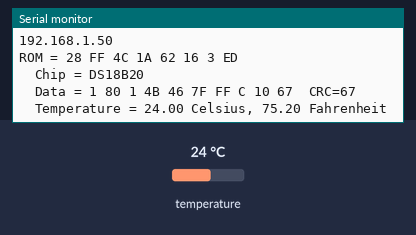
A sketch run on a simulated ESP8266 (NodeMCU). Shown: the last lines printed to the serial monitor. The inputs (shaded band) are chosen by the test bench; at power-on: temperature 24 °C. WiFi joins after 1.5 s; servers stay silent unless stated.

Above: at 2.7 s.
2.8 s: temperature set to 12 °C
At 8.2 s:
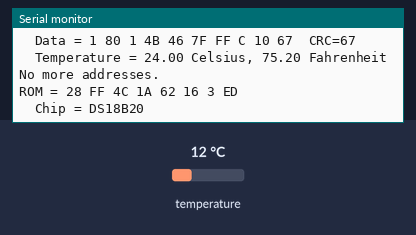
10.3 s: temperature set to 28 °C
At 14.1 s:
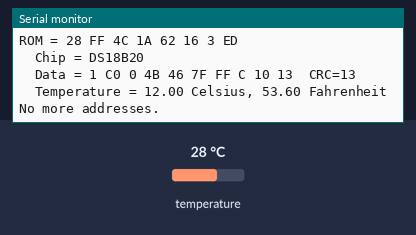
22.9 s: temperature set to 33 °C
At 28.5 s:
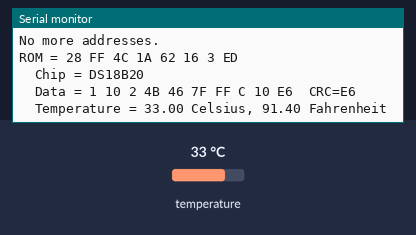
35.6 s: temperature set to 7 °C
At 41.3 s:
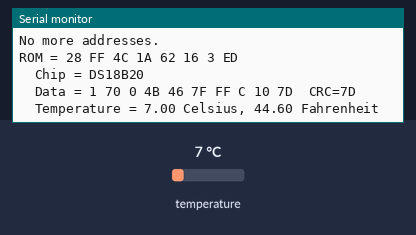
48.2 s: temperature set to 10 °C
At 54.0 s:
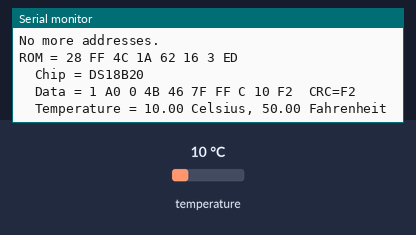
60.8 s: temperature set to 8 °C
At 66.8 s:
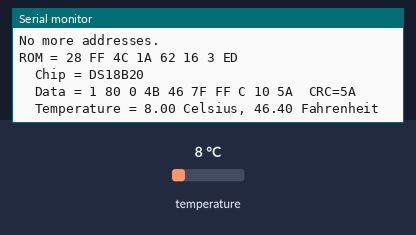
Timing chart, 0 to 68.3 s (numbered marks = the images above; inputs shaded):
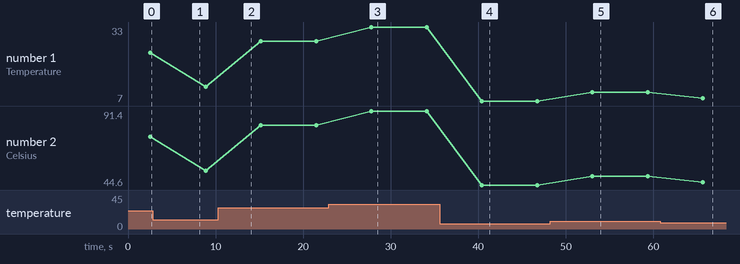

Measured:
- after the input at 22.9 s, the serial monitor: prints a new line after 4.9 s (image 3)
- after the input at 35.6 s, the serial monitor: prints a new line after 4.8 s (image 4)
- after the input at 48.2 s, the serial monitor: prints a new line after 4.8 s (image 5)
- after the input at 60.8 s, the serial monitor: prints a new line after 4.9 s (image 6)
- plotted number 1: 24 → 12 after the input at 2.8 s, 28 → 33 after the input at 22.9 s, 10 → 8 after the input at 60.8 s
- plotted number 2: 75.2 → 53.6 after the input at 2.8 s, 53.6 → 82.4 after the input at 10.3 s, 82.4 → 91.4 after the input at 22.9 s, 91.4 → 44.6 after the input at 35.6 s, 44.6 → 50 after the input at 48.2 s

The sketch:

18b20_to_nodemcu.ino
```cpp
#include <ESP8266WiFi.h>
#include <OneWire.h>

const char* ssid     = "xxxxxxxxxxxxx"; // Your ssid
const char* password = "xxxxxxxxxxxxx"; // Your Password

OneWire  ds(4);  // on pin 2 (a 4.7K resistor is really necessary!)
WiFiServer server(80); //you can change port but 80 is standard

void setup() {
Serial.begin(9600);  // i think it works better with this baudrate
delay(20);

// Connect to your WiFi network
Serial.println();
Serial.println();
Serial.print("Connecting to... ");
Serial.println(ssid);

WiFi.begin(ssid, password);

while (WiFi.status() != WL_CONNECTED) {
delay(500);
Serial.print(".");
}
Serial.println("");
Serial.println("WiFi connected");

// Start the server
server.begin();
Serial.println("Server started");

// Print the IP address
Serial.println(WiFi.localIP());  // this prints the IP address for later use in your browser
}

void loop() {

byte i;
byte present = 0;
byte type_s;
byte data[12];
byte addr[8];
float celsius, fahrenheit;

if ( !ds.search(addr)) {
Serial.println("No more addresses.");
Serial.println();
ds.reset_search();
delay(250);
return;
}

Serial.print("ROM =");
for ( i = 0; i < 8; i++) {
Serial.write(' ');
Serial.print(addr[i], HEX);
}

if (OneWire::crc8(addr, 7) != addr[7]) {
Serial.println("CRC is not valid!");
return;
}
Serial.println();

// the first ROM byte indicates which chip
switch (addr[0]) {
case 0x10:
Serial.println("  Chip = DS18S20");  // or old DS1820
type_s = 1;
break;
case 0x28:
Serial.println("  Chip = DS18B20");  // This one is in the instructable
type_s = 0;
break;
case 0x22:
Serial.println("  Chip = DS1822");
type_s = 0;
break;
default:
Serial.println("Device is not a DS18x20 family device.");
return;
}

ds.reset();
ds.select(addr);
ds.write(0x44, 1);        // start conversion, with parasite power on at the end

delay(1000);     // maybe 750ms is enough, maybe not
// we might do a ds.depower() here, but the reset will take care of it.

present = ds.reset();
ds.select(addr);
ds.write(0xBE);         // Read Scratchpad

Serial.print("  Data = ");
Serial.print(present, HEX);
Serial.print(" ");
for ( i = 0; i < 9; i++) {           // we need 9 bytes
data[i] = ds.read();
Serial.print(data[i], HEX);
Serial.print(" ");
}
Serial.print(" CRC=");
Serial.print(OneWire::crc8(data, 8), HEX);
Serial.println();

int16_t raw = (data[1] << 8) | data[0];
if (type_s) {
raw = raw << 3; // 9 bit resolution default
if (data[7] == 0x10) {
// "count remain" gives full 12 bit resolution
raw = (raw & 0xFFF0) + 12 - data[6];
}
} else {
byte cfg = (data[4] & 0x60);
// at lower res, the low bits are undefined, so let's zero them
if (cfg == 0x00) raw = raw & ~7;  // 9 bit resolution, 93.75 ms
else if (cfg == 0x20) raw = raw & ~3; // 10 bit res, 187.5 ms
else if (cfg == 0x40) raw = raw & ~1; // 11 bit res, 375 ms
//// default is 12 bit resolution, 750 ms conversion time
}
celsius = (float)raw / 16.0;
fahrenheit = celsius * 1.8 + 32.0;
Serial.print("  Temperature = ");
Serial.print(celsius);
Serial.print(" Celsius, ");
Serial.print(fahrenheit);
Serial.println(" Fahrenheit");

WiFiClient client = server.available();
client.println("HTTP/1.1 200 OK");
client.println("Content-Type: text/html");
client.println("Connection: close");  // the connection will be closed after completion of the response
client.println("Refresh: 5");  // refresh the page automatically every 5 sec
client.println();
client.println("<!DOCTYPE HTML>");
client.println("<html>");
client.print("<p style='text-align: center;'>&nbsp;</p>");
client.print("<p style='text-align: center;'><span style='font-size: x-large;'><strong>NodeMCU and DS18B20 Temperature Sensor Server</strong></span></p>");
client.print("<p style='text-align: center;'><span style='font-size: x-large;'><strong>https://www.youtube.com/channel/UClENA8btEm_NG0o2Jehq8sg</strong></span></p>");
client.print("<p style='text-align: center;'><span style='color: #0000ff;'><strong style='font-size: large;'>Temperature = ");
client.println(celsius);
client.print("</strong></span><h style='text-align: center;'><span style='color: #0000ff;'><strong style='font-size: large;'><sup>o</sup>C</strong></span></h></p>");
client.print("<p style='text-align: center;'>&nbsp;</p>");
client.print("<p style='text-align: center;'>&nbsp;</p>");
client.print("<p style='text-align: center;'>&nbsp;");
client.print("</p>");
client.println("</html>");
delay(5000);
}
```
